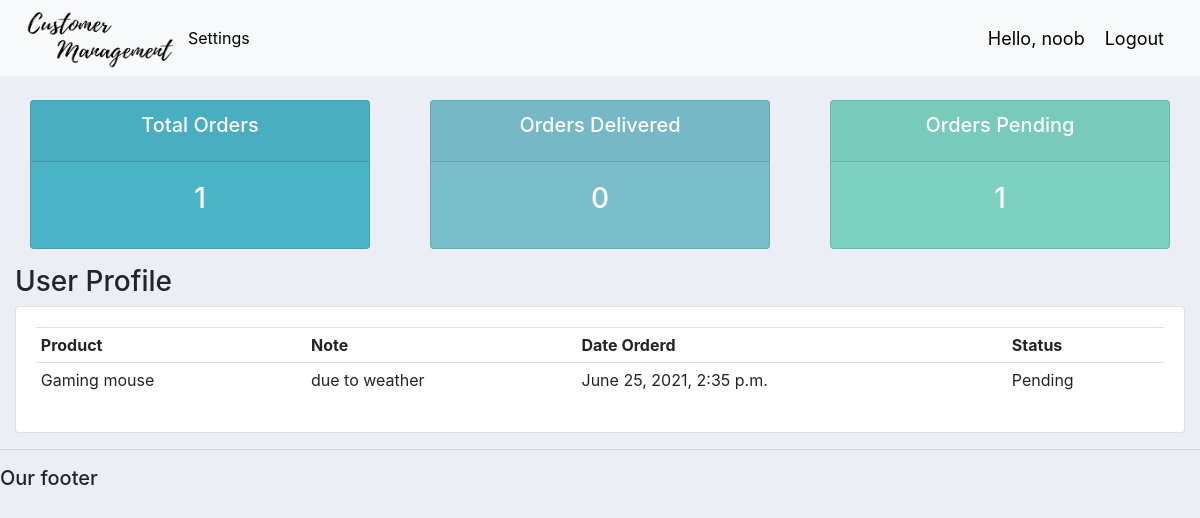
The page /user (signed in) on the database its author committed.
### accounts/models.py (models this page shows, shortened)
class Order(models.Model):
	STATUS = (
			('Pending', 'Pending'),
			('Out for delivery', 'Out for delivery'),
			('Delivered', 'Delivered'),
			)
	customer = models.ForeignKey(Customer, null=True, on_delete= models.SET_NULL)
	product = models.ForeignKey(Product, null=True, on_delete= models.SET_NULL)
	date_created = models.DateTimeField(auto_now_add=True, null=True)
	status = models.CharField(max_length=200, null=True, choices=STATUS)
	note = models.CharField(max_length=1000, null=True)

class Product(models.Model):
	CATEGORY = (
			('Indoor', 'Indoor'),
			('Out Door', 'Out Door'),
			)
	name = models.CharField(max_length=200, null=True)
	price = models.FloatField(null=True)
	category = models.CharField(max_length=200, null=True, choices=CATEGORY)
	description = models.CharField(max_length=200, null=True, blank=True)
	date_created = models.DateTimeField(auto_now_add=True, null=True)
	tags = models.ManyToManyField(Tag)
	def __str__(self):
		return self.name

### accounts/decorators.py (the view)
        def wrapper_func(request, *args, **kwargs):
            group = None
            if request.user.groups.exists():
                group = request.user.groups.all()[0].name
            if group in allowed_roles:
                return view_func(request, *args, **kwargs)
            else:
                return HttpResponse("You are not authorised to view the page")

### accounts/views.py (called while the page is built)
@login_required(login_url='login')
@allowed_users(allowed_roles=['customer'])
def userPage(request):
	orders = request.user.customer.order_set.all()
	total_orders = orders.count()
	delivered = orders.filter(status='Delivered').count()
	pending = orders.filter(status='Pending').count()
	context = {'orders':orders,'total_orders':total_orders,'delivered':delivered,'pending':pending}
	return render(request, 'accounts/user.html', context)

### accounts/templates/accounts/user.html
{% extends 'accounts/main.html' %}
{% block content %}
{% include 'accounts/status.html' %}
<h3>User Profile</h3>
<div class="row">
    <div class="col-md">
        <div class="card card-body">
            <table class="table table-sm">
                <tr>
                    <th>Product</th>
                    <th>Note</th>
                    <th>Date Orderd</th>
                    <th>Status</th>
                </tr>
                {% for order in orders %}
                <tr>
                    <td>{{order.product}}</td>
                    <td>{{order.note}}</td>
                    <td>{{order.date_created}}</td>
                    <td>{{order.status}}</td>
                </tr>
                {% endfor %}
            </table>
        </div>
    </div>
</div>
{% endblock content %}

### accounts/templates/accounts/navbar.html (shortened to what this page needs)
{% load static %}
<nav class="navbar navbar-expand-lg navbar-dark bg-light">
 <img src="{% static 'images/logo.png' %}" href="{% url 'home' %}" height="60px" width="164px">
  <div class="collapse navbar-collapse" id="navbarNav">
    <ul class="navbar-nav">
      {% if request.user.is_staff %}
      <li class="nav-item active">
        <a class="nav-link" href="{% url 'home' %}" style="color:black;">Dashboard</a>
      </li>
      <li class="nav-item">
        <a class="nav-link" href="{% url 'products' %}" style="color:black;">Products</a>
      </li>
      {% else %}
      <li class="nav-item">
        <a class="nav-link" href="{% url 'account' %}" style="color:black;">Settings</a>
      </li>
      {% endif %}
    </ul>
  </div>
  <span class="hello-msg">Hello, {{request.user}}</span>
  <span ><a  class="hello-msg" href="{% url 'logout' %}" style="color:black;">Logout</a></span>
</nav>

### static/css/main.css (style rules this page uses)
body { background-color: #ebeff5; }

### accounts/templates/accounts/navbar.html (style rules this page uses)
.hello-msg { font-size: 18px; color: #000; margin-right: 20px; }

### rows shown on the page
Order: product "Gaming mouse", note "due to weather", date_created "June 25, 2021, 2:35 p.m.", status "Pending"

### other values the page prints
{{ request.user }} "noob"
{{ total_orders }} "1"
{{ delivered }} "0"
{{ pending }} "1"
